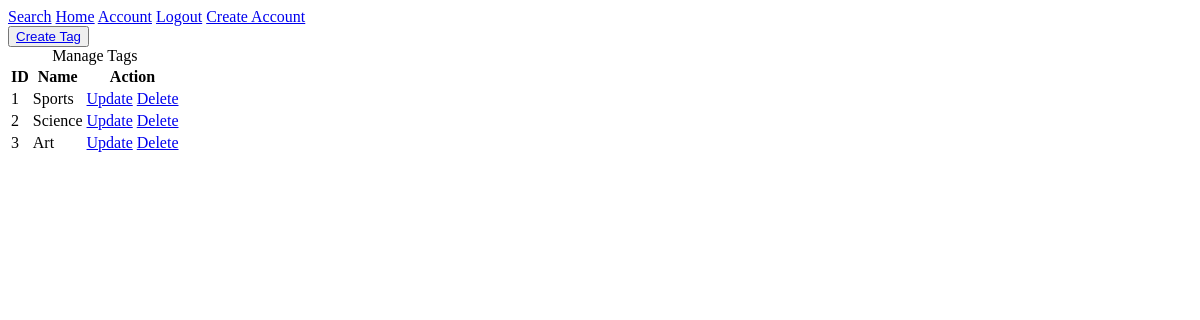
Page /tag/manage (signed in) on the earlier database version.
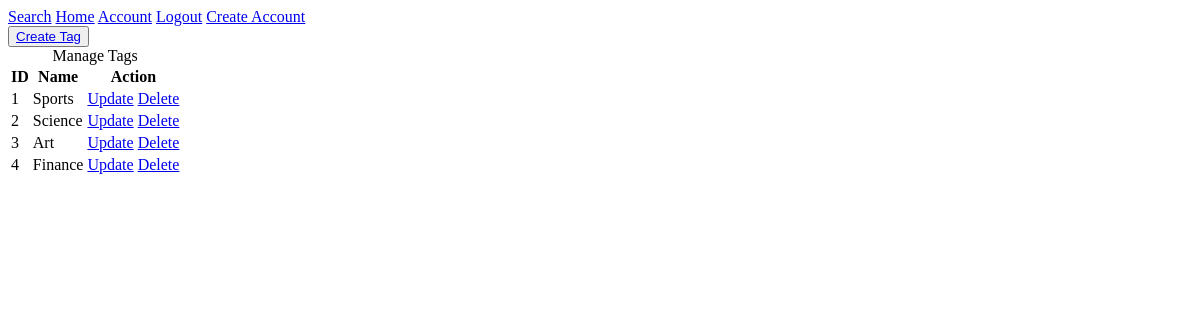
Same page on the later database version.
### usctimeline/models.py (models this page shows, shortened)
class Tag(db.Model):
    id = db.Column(db.Integer, primary_key=True)
    name = db.Column(db.String(120), nullable=False)
    events = db.relationship('Event', secondary=event_tags, backref="tags", lazy=True)

### usctimeline/tags/routes.py (the view)
@tags.route("/tag/manage")
@login_required
def manage_tags():
    tags = Tag.query.all()
    return render_template(
        'manage_tags.html',
        title='Manage Tags',
        tags=tags
    )

### usctimeline/models.py (called while the page is built)
@login_manager.user_loader
def load_user(user_id):
    return User.query.get(int(user_id))

### usctimeline/templates/manage_tags.html
{% extends 'layout.html' %}
{% block content %}
    <button>
        <a href="{{ url_for('tags.new_tag') }}">Create Tag</a>
    </button>
    <table>
        <caption>Manage Tags</caption>
        <thead>
        <tr>
            <th scope="col">ID</th>
            <th scope="col">Name</th>
            <th scope="col" colspan="2">Action</th>
        </tr>
        </thead>
        <tbody>
        {% for tag in tags %}
            <tr>
                <td>{{ tag.id }}</td>
                <td>{{ tag.name }}</td>
                <td>
                    <a href="{{ url_for('tags.update_tag', id=tag.id) }}">Update</a>
                </td>
                <td>
                    <a href="{{ url_for('tags.delete_tag_confirmation', id=tag.id) }}">Delete</a>
                </td>
            </tr>
        {% endfor %}
        </tbody>
    </table>
{% endblock content %}

Differences in the rows shown:
added Tag: id "4", name "Finance"
